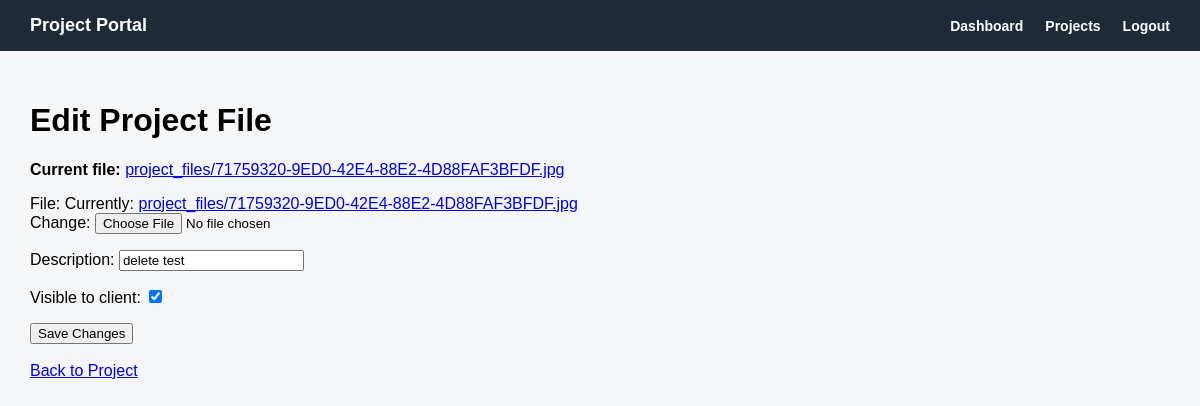
Page /projects/files/8/edit/ (signed in) on the earlier database version.
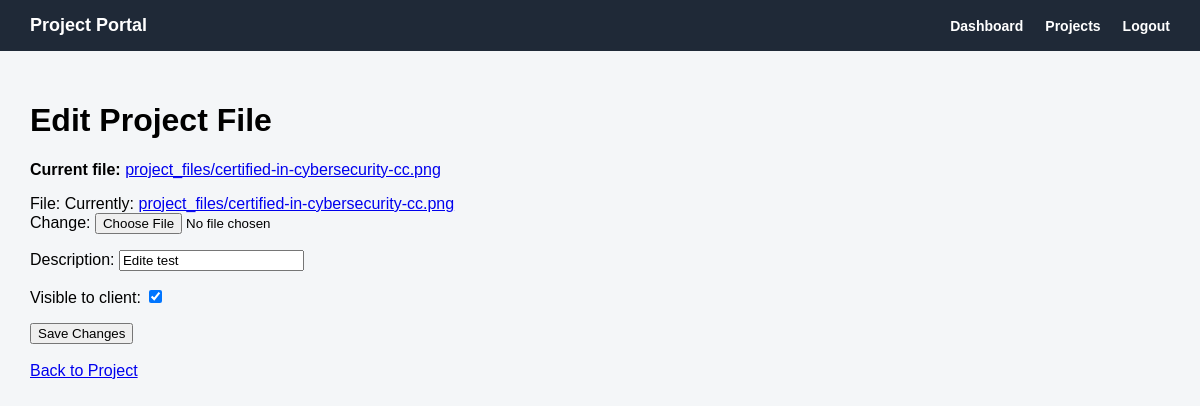
Same page on the later database version.
### projects/models.py (models this page shows, shortened)
class ProjectFile(models.Model):
    project = models.ForeignKey(
        Project,
        on_delete=models.CASCADE,
        related_name='files'
    )
    uploaded_by = models.ForeignKey(
        'accounts.User',
        on_delete=models.SET_NULL,
        null=True,
        blank=True,
        related_name='uploaded_project_files'
    )
    file = models.FileField(upload_to='project_files/')
    description = models.CharField(max_length=200, blank=True, null=True)
    visible_to_client = models.BooleanField(default=False)
    uploaded_at = models.DateTimeField(auto_now_add=True)

### projects/views.py (the view)
# urls.py: path('files/<int:pk>/edit/', project_file_edit_view, name='project_file_edit'),
@login_required
def project_file_edit_view(request, pk):
    project_file = get_object_or_404(
        ProjectFile,
        pk=pk,
        uploaded_by=request.user
    )
    project_pk = project_file.project.pk
    if request.method == 'POST':
        form = ProjectFileForm(request.POST, request.FILES, instance=project_file)
        if form.is_valid():
            form.save()
            return redirect('projects:project_detail', pk=project_pk)
    else:
        form = ProjectFileForm(instance=project_file)
    return render(request, 'projects/project_file_edit.html', {
        'form': form,
        'project_file': project_file,
    })

### projects/forms.py
class ProjectFileForm(forms.ModelForm):
    class Meta:
        model = ProjectFile
        fields = ['file', 'description', 'visible_to_client']

### templates/projects/project_file_edit.html (shortened to what this page needs)
{% extends 'base.html' %}
{% block content %}
    <h1>Edit Project File</h1>
    <p>
        <strong>Current file:</strong>
        <a href="{{ project_file.file.url }}" target="_blank">
            {{ project_file.file.name }}
        </a>
    </p>
    <form method="post" enctype="multipart/form-data">
        {{ form.as_p }}
        <button type="submit">Save Changes</button>
    </form>
    <br>
    <a href="{% url 'projects:project_detail' project_file.project.pk %}">
        Back to Project
    </a>
{% endblock %}

### templates/base.html (shortened to what this page needs)
<!DOCTYPE html>
<html>
<head>
</head>
<body>
    <div class="navbar">
        <div class="brand">
            Project Portal
        </div>
        <div class="nav-links">
            {% if request.user.is_authenticated %}
                <a href="{% url 'accounts:dashboard' %}">Dashboard</a>
                <a href="{% url 'projects:project_list' %}">Projects</a>
                <form class="logout-form" method="post" action="{% url 'accounts:logout' %}">
                    <button class="logout-button" type="submit">Logout</button>
                </form>
            {% endif %}
        </div>
    </div>
    <div class="content">
        {% block content %}
        {% endblock %}
    </div>
</body>
</html>

### templates/base.html (style rules this page uses)
body { margin: 0; font-family: Arial, sans-serif; background: #f4f6f8; }
.navbar { background: #1f2937; color: white; padding: 15px 30px; display: flex; justify-content: space-between; align-items: center; }
.brand { font-size: 18px; font-weight: bold; }
.nav-links { display: flex; align-items: center; gap: 22px; }
.nav-links a { color: white; text-decoration: none; font-weight: bold; font-size: 14px; }
.content { padding: 30px; }
.logout-form { display: inline; margin: 0; }
.logout-button { background: none; border: none; color: white; font-weight: bold; cursor: pointer; font-size: 14px; padding: 0; }

Differences in the rows shown:
changed ProjectFile: file.name "project_files/71759320-9ED0-42E4-88E2-4D88FAF3BFDF.jpg" → "project_files/certified-in-cybersecurity-cc.png"; description "delete test" → "Edite test"
Other differences:
text no longer shown: "File: Currently: project_files/71759320-9ED0-42E4-88E2-4D88FAF3BFDF.jpg Change: Description: Visible to client:"
text now shown: "File: Currently: project_files/certified-in-cybersecurity-cc.png Change: Description: Visible to client:"
